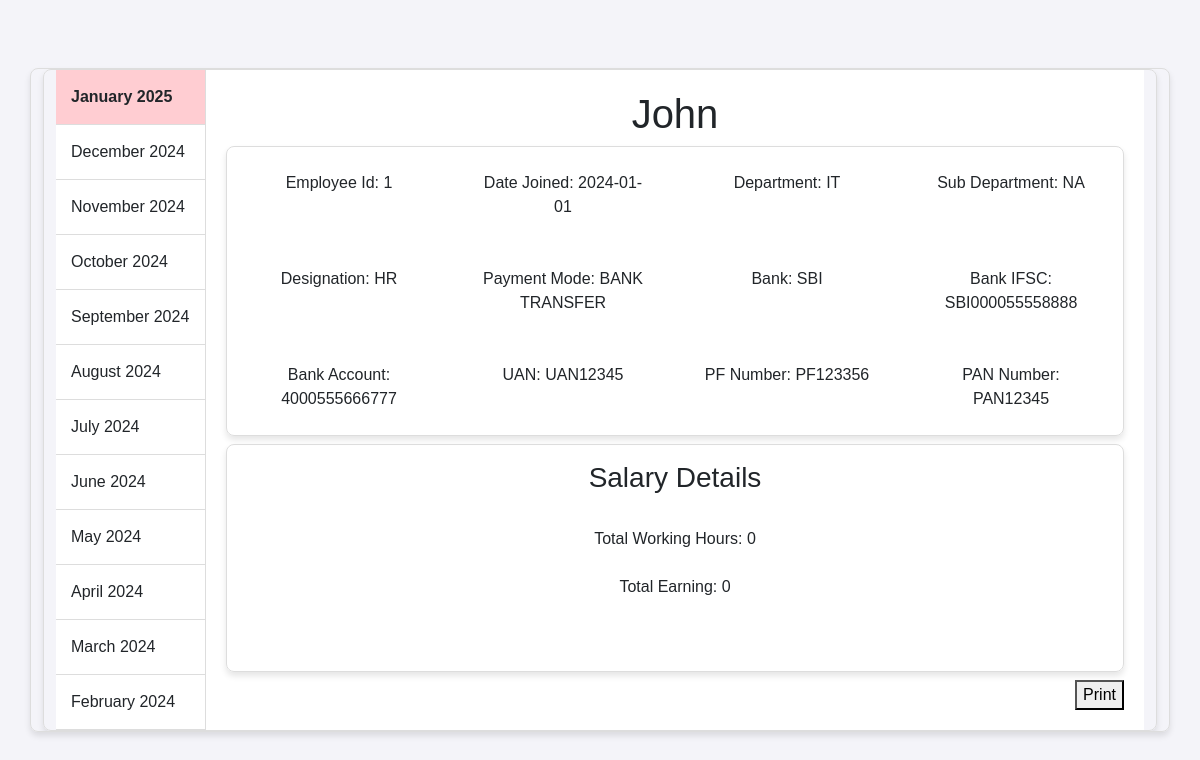
Screenshot of /user/index.php?employeeId=1 with the database file from the repository.
### tables this page shows
CREATE TABLE employee (
    Id int NOT NULL AUTO_INCREMENT, 
    Name VARCHAR(50) NOT NULL, 

    DateJoined DATE NOT NULL,

    Department ENUM("IT", "RESEARCH"),
    SubDepartment VARCHAR(50),
    Designation ENUM("HR", "SALES"),

    PaymentMode Enum("BANK TRANSFER", "Cash"),
    Bank VARCHAR(50),
    BankIFSC VARCHAR(20),
    BankAccount VARCHAR(30),
    UAN VARCHAR(30),
    PFNumber VARCHAR(30),
    PANNumber VARCHAR(20),

    PRIMARY KEY (Id)
);

### user/index.php (the view, shortened to what this page needs)
<?php include("../commonFiles/_db.php") ?>
<?php
$month = $_GET['month'];
$stmt = $conn->prepare("SELECT * FROM employee WHERE id = :employeeId");
$stmt->bindParam(':employeeId', $_GET['employeeId']);
$stmt->execute();
$employeeData = $stmt->fetch();
?>
<!DOCTYPE html>
<html lang="en">
<head>
    <?php include("../commonFiles/htmlHeader.php") ?>
    <link rel="stylesheet" href=<?php echo $CONFIG["ROOT_URL"] . "public/css/styles.css" ?>>
</head>
<body>
    <div class="container">
        <div class="col text-center">
            <?php if (isset($_GET['employeeId'])): ?>
                <div class="container">
                    <div class="month-list col-1">
                        <?php
                        $currentMonth = new DateTime();
                        $employeeId = $employeeData["Id"];
                        for ($i = 0; $i < 12; $i++) {
                            $active = (isset($_GET['month']) && $month == $i) ? 'active' : '';
                            echo "<div class='month-item text-start text-nowrap overflow-clip text-truncate $active' onclick=\"window.location.href='?month=$i&employeeId=$employeeId'\">" . $currentMonth->format("F Y") . "</div>";
                            $currentMonth->modify("-1 month");
                        }
                        ?>
                    </div>
                    <div id="payslip" class="payslip-display col-3 d-flex flex-column">
                        <h1>
                            <?php
                            echo $employeeData["Name"];
                            ?>
                        </h1>
                        <div class="container">
                            <div class="row">
                                <div class="col-3 p-4">Employee Id: <?php echo $employeeData["Id"] ?></div>
                                <div class="col-3 p-4">Date Joined: <?php echo $employeeData["DateJoined"] ?></div>
                                <div class="col-3 p-4">Department: <?php echo $employeeData["Department"] ?></div>
                                <div class="col-3 p-4">Sub Department: <?php echo $employeeData["SubDepartment"] ?></div>
                                <div class="col-3 p-4">Designation: <?php echo $employeeData["Designation"] ?></div>
                                <div class="col-3 p-4">Payment Mode: <?php echo $employeeData["PaymentMode"] ?></div>
                                <div class="col-3 p-4">Bank: <?php echo $employeeData["Bank"] ?></div>
                                <div class="col-3 p-4">Bank IFSC: <?php echo $employeeData["BankIFSC"] ?></div>
                                <div class="col-3 p-4">Bank Account: <?php echo $employeeData["BankAccount"] ?></div>
                                <div class="col-3 p-4">UAN: <?php echo $employeeData["UAN"] ?></div>
                                <div class="col-3 p-4">PF Number: <?php echo $employeeData["PFNumber"] ?></div>
                                <div class="col-3 p-4">PAN Number: <?php echo $employeeData["PANNumber"] ?></div>
                            </div>
                        </div>
                        <div class="container flex-grow-1 gap-4 d-flex flex-column my-2 p-3">
                            <h3 class="">Salary Details</h3>
                            <div class="d-flex justify-content-center">
                                Total Working Hours:
                                <?php
                                $totalWorkHours = 0;
                                echo $totalWorkHours / 3600;
                                ?>
                            </div>
                            <div class="d-flex justify-content-center">Total Earning: <?php echo $totalWorkHours / 3600 * 100 ?></div>
                        </div>
                        <button id="print" class="mt-auto ms-auto no-print">Print</button>
                    </div>
                </div>
            <?php endif; ?>
        </div>
    </div>
</body>
</html>

### commonFiles/htmlHeader.php (shortened to what this page needs)
<link rel="stylesheet" href="https://cdn.jsdelivr.net/npm/bootstrap@5.3.3/dist/css/bootstrap.min.css">
<link rel="stylesheet" href=<?php echo $CONFIG["ROOT_URL"] . "public/css/styles.css" ?>>

### public/css/styles.css (style rules this page uses)
* { box-sizing: border-box; }
body { font-family: Arial, sans-serif; display: flex; justify-content: center; align-items: center; height: 100vh; margin: 0; background-color: #f4f4f9; }
.container { display: flex; border: 1px solid #ddd; border-radius: 8px; overflow: hidden; box-shadow: 0 4px 6px rgba(0, 0, 0, 0.1); }
.month-list { display: flex; flex-direction: column; width: 150px; background-color: #ffffff; border-right: 1px solid #ddd; }
.month-item { padding: 15px; text-align: center; cursor: pointer; border-bottom: 1px solid #ddd; transition: background-color 0.3s; }
.month-item.active { background-color: #ffcdd2; font-weight: bold; }
.payslip-display { flex-grow: 1; padding: 20px; background-color: #ffffff; }

### rows the page displays
employee: Name "John", Id "1", DateJoined "2024-01-01", Department "IT", SubDepartment "NA", Designation "HR", PaymentMode "BANK TRANSFER", Bank "SBI", BankIFSC "SBI000055558888", BankAccount "4000555666777", UAN "UAN12345", PFNumber "PF123356", PANNumber "PAN12345"

### other values shown
$totalWorkHours / 3600 "0"
$totalWorkHours / 3600 * 100 "0"
